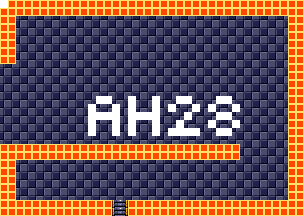

This game map was drawn from its Tiled (.tmx) file and the tilesets committed beside it. A one-line description and the trimmed map source follow:
An orthogonal 38x27 tile map with 8x8 px tiles, 4 tile layers (background, foreground, room numbers, Objects), 15 tilesets.

<map version="1.5" tiledversion="1.7.1" orientation="orthogonal" renderorder="right-down" width="38" height="27" tilewidth="8" tileheight="8" infinite="0" nextlayerid="11" nextobjectid="1">
 <tileset firstgid="1" source="tilesheets/tsKarniMata.tsx" />
 <tileset firstgid="1025" source="tilesheets/tsVoodooWasp.tsx" />
 <tileset firstgid="2049" source="tilesheets/tsBurial.tsx" />
 <tileset firstgid="3073" source="tilesheets/tsBlueTemple.tsx" />
 <tileset firstgid="4097" source="tilesheets/tsGoddess.tsx" />
 <tileset firstgid="5121" source="tilesheets/tsKonark.tsx" />
 <tileset firstgid="6145" name="sEnemies" tilewidth="8" tileheight="8" tilecount="1024" columns="32">
  <image source="../grapx/tilesheets/sObjects.bmp" trans="ff94ff" width="256" height="256" />
 </tileset>
 <tileset firstgid="7169" source="tilesheets/tsIceTemple.tsx" />
 <tileset firstgid="8193" source="tilesheets/tsLavaArea.tsx" />
 <tileset firstgid="9217" source="tilesheets/tsBossArea.tsx" />
 <tileset firstgid="10241" source="tilesheets/tsPegu.tsx" />
 <tileset firstgid="11265" source="tilesheets/sTiwanakuTemple.tsx" />
 <tileset firstgid="12289" source="tilesheets/sIndraTemple.tsx" />
 <tileset firstgid="13313" source="tilesheets/sTeleport.tsx" />
 <tileset firstgid="14337" source="tilesheets/sObjects.tsx" />
 <layer id="2" name="background" width="38" height="27">
  <data>[1026 cells, 1026 non-empty, 2 distinct tile ids]</data>
 </layer>
 <layer id="1" name="foreground" width="38" height="27">
  <data>[1026 cells, 280 non-empty, 3 distinct tile ids]</data>
 </layer>
 <layer id="7" name="room numbers" width="38" height="27">
  <data>[1026 cells, 45 non-empty, 1 distinct tile ids]</data>
 </layer>
 <layer id="10" name="Objects" width="38" height="27">
  <data>[1026 cells, 0 non-empty, 0 distinct tile ids]</data>
 </layer>
</map>
